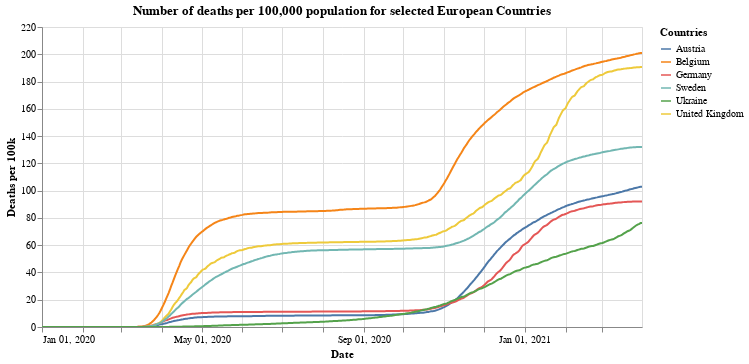

Notebook source saved alongside this figure:
### Markdown cell above
## Total deaths per 100,000

### Code cell
#collapse
alt.Chart(x_small).mark_line().encode(
    x=alt.X("yearmonthdate(date):T", axis=alt.Axis(title='Date')),
    y=alt.Y("deaths_per:Q", axis=alt.Axis(title='Deaths per 100k')),
    tooltip='id',
    color=alt.Color('id', legend=alt.Legend(title="Countries")),
    opacity=alt.condition(leg_selection, alt.value(1), alt.value(0.2))
).add_selection(leg_selection).properties(title='Number of deaths per 100,000 population for selected European Countries', width=600).interactive()

### Figure 1 — Vega-Lite specification as saved in the notebook (floating-point values rounded to 4 significant figures; data arrays with more than 128 entries replaced by an {"elided": "..."} marker saying what was removed)
{"config": {"view": {"continuousWidth": 400, "continuousHeight": 300}}, "data": {"name": "data-6b47c7ce87203989de8625478d313fdd"}, "mark": "line", "encoding": {"color": {"type": "nominal", "field": "id", "legend": {"title": "Countries"}}, "opacity": {"condition": {"value": 1, "selection": "selector001"}, "value": 0.2}, "tooltip": {"type": "nominal", "field": "id"}, "x": {"type": "temporal", "axis": {"title": "Date"}, "field": "date", "timeUnit": "yearmonthdate"}, "y": {"type": "quantitative", "axis": {"title": "Deaths per 100k"}, "field": "deaths_per"}}, "selection": {"selector001": {"type": "multi", "fields": ["id"], "bind": "legend"}, "selector003": {"type": "interval", "bind": "scales", "encodings": ["x", "y"]}}, "title": "Number of deaths per 100,000 population for selected European Countries", "width": 600, "$schema": "https://vega.github.io/schema/vega-lite/v4.8.1.json", "datasets": {"data-6b47c7ce87203989de8625478d313fdd": {"elided": "2736 records"}}}
